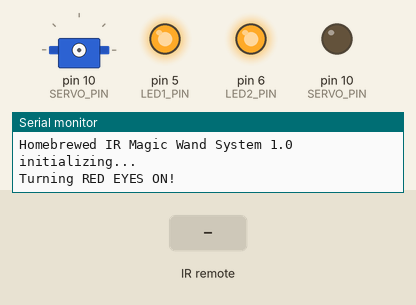
The sketch below on a simulated Arduino Uno, built with avr-gcc and run on an emulated ATmega328P. On the bench: servo, output pins drawn as LEDs (lit = HIGH), the last lines printed to the serial monitor. The inputs (shaded band) are chosen by the test bench.

Above: at 0.1 s.
At 15.1 s:
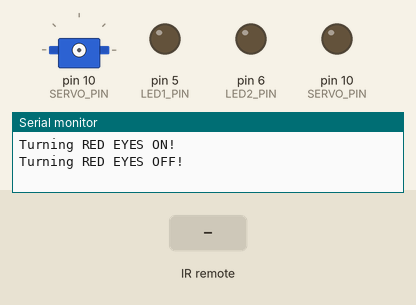
At 19.2 s:
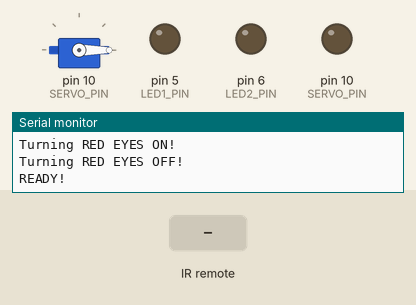
19.3 s: infrared code 0x9235E81 received
Timing chart, 0 to 22.3 s (numbered marks = the images above; inputs shaded):
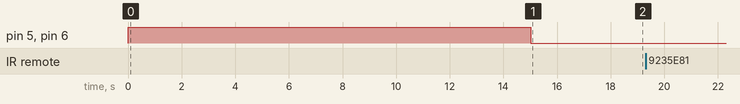

The sketch:

HalloweenIR.ino
```cpp
// (licence header left out)
#include <IRremote.h>
#include <Servo.h>

const uint16_t SERVO_PIN = 10;
const uint16_t LED1_PIN = 5;
const uint16_t LED2_PIN = 6;
const uint16_t IRRECV_PIN = 8;
const uint16_t MAGICWAND_SERIAL_NUM = 153312897; //153312897 is the decimal value of hex 0x9235E81

IRrecv irrecv(IRRECV_PIN);
decode_results results;

Servo pumpkinServo;
const uint16_t pumpkinOpenPosition = 90;
const uint16_t pumpkinClosedPosition = 0;
const uint16_t pumpkinDelayLong = 15000;
const uint16_t pumpkinDelayShort = 3000;


/* Function: setup
 *
 */
void setup()
{
  Serial.begin(9600);
  Serial.println(F("Homebrewed IR Magic Wand System 1.0 initializing..."));

  pinMode(LED1_PIN, OUTPUT);
  pinMode(LED2_PIN, OUTPUT);
  pinMode(SERVO_PIN, OUTPUT);

  turnLEDEyesOn();
  delay(pumpkinDelayLong);
  turnLEDEyesOff();
  delay(pumpkinDelayShort);

  irrecv.enableIRIn();

  pumpkinServo.attach(SERVO_PIN);
  pumpkinServo.write(pumpkinClosedPosition);
  delay(15);
  Serial.println(F("READY!"));
}


/* Function: loop
 *
 */
void loop() {
  if (irrecv.decode(&results)) {
    Serial.println(results.value, HEX);
    decodeIR(&results);
    irrecv.resume();
  }
}


/* Function: decodeIR
 *
 */
void decodeIR(decode_results *results) {

  int count = results->rawlen;

  if (results->decode_type == MAGIQUEST) {
    Serial.println(F("  |-> MAGIQUEST"));
    if ((int)results->value == MAGICWAND_SERIAL_NUM) {
      Serial.println(F("     |-> MIKE WAND"));
      turnLEDEyesOn();
      operatePumpkinServo(pumpkinOpenPosition);
      delay(pumpkinDelayLong);
      turnLEDEyesOff();
      delay(pumpkinDelayShort);
      operatePumpkinServo(pumpkinClosedPosition);
      delay(pumpkinDelayShort);
    }
  }
}


/* Function: turnLEDEyesOn
 *
 */
void turnLEDEyesOn() {
  Serial.println(F("Turning RED EYES ON!"));
  digitalWrite(LED1_PIN, HIGH);
  digitalWrite(LED2_PIN, HIGH);
}


/* Function: turnLEDEyesOff
 *
 */
void turnLEDEyesOff() {
  Serial.println(F("Turning RED EYES OFF!"));
  digitalWrite(LED1_PIN, LOW);
  digitalWrite(LED2_PIN, LOW);
}


/* Function: operatePumpkinServo
 *
 */
void operatePumpkinServo(const uint16_t desiredServoPosition) {
  Serial.print(F("Moving pumpkin head to position: "));
  Serial.println(desiredServoPosition);
  pumpkinServo.write(desiredServoPosition);
  delay(15);
}
```
